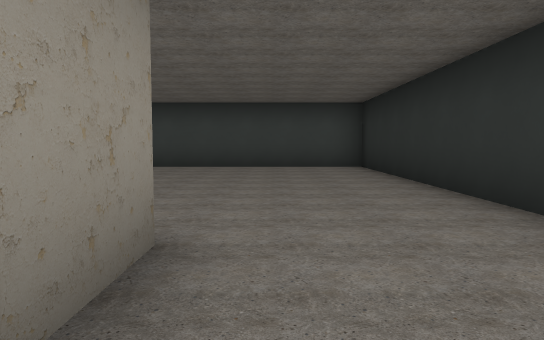
view 1 (above)

24 first-person views from a walk through a level from a Godot 3-D game. The camera is 1.2 m above the floor, tilts 4° down and sees 70° across. The floor is counted in squares, 2 m on a side. Each view is taken from the middle of a square. On the plan, view 1 faces up. The plan holds only what a view shows up to about 11 squares ahead; the rest is blank. Door leaves are left out where a doorway can be walked through.

view 2
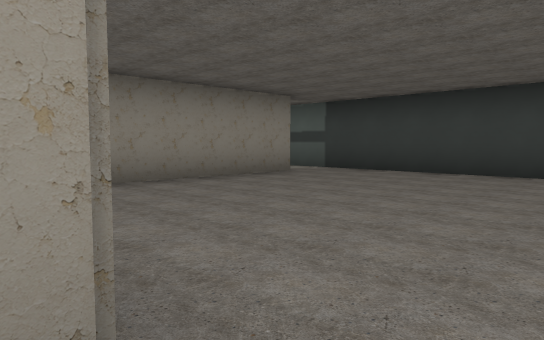

view 3
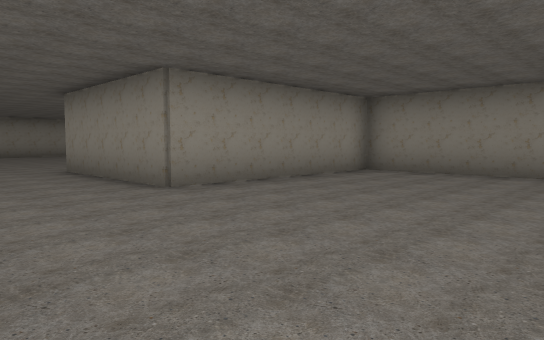

view 4
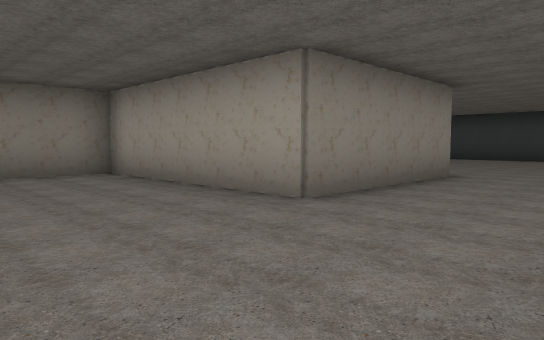

view 5
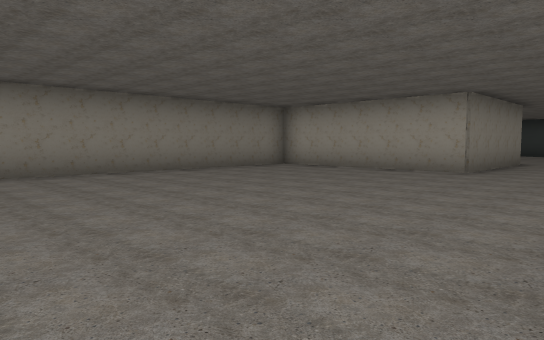

view 6
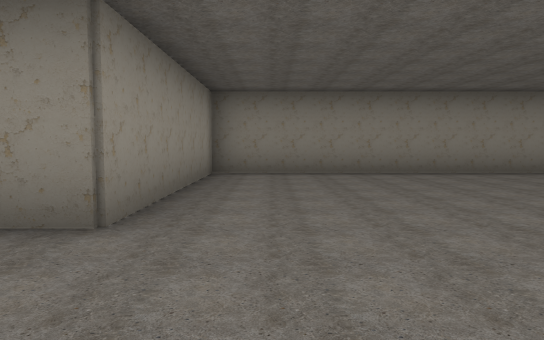

view 7
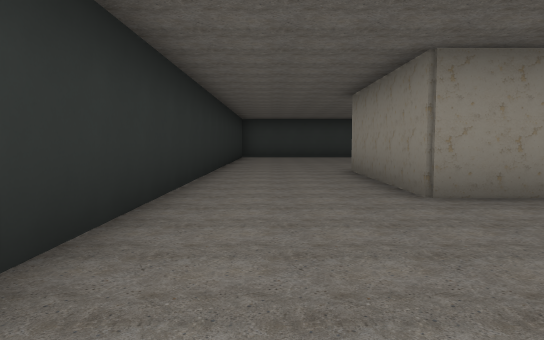

view 8
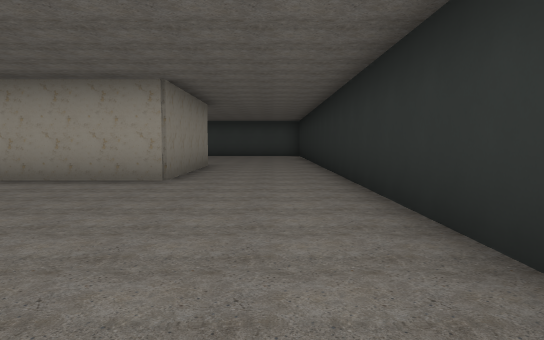

view 9
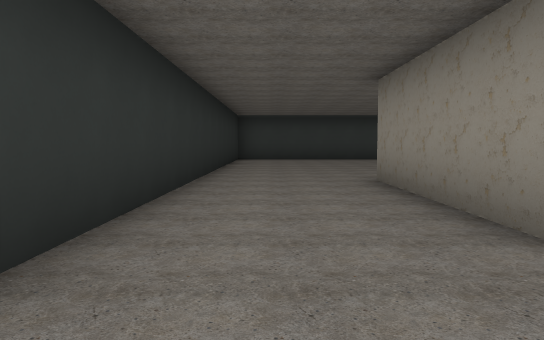

view 10
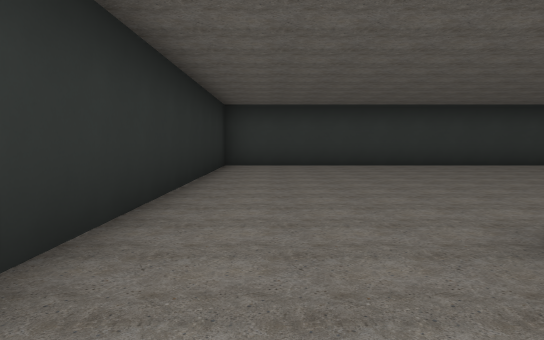

view 11
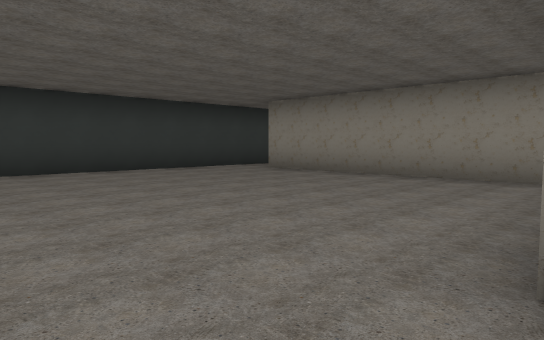

view 12
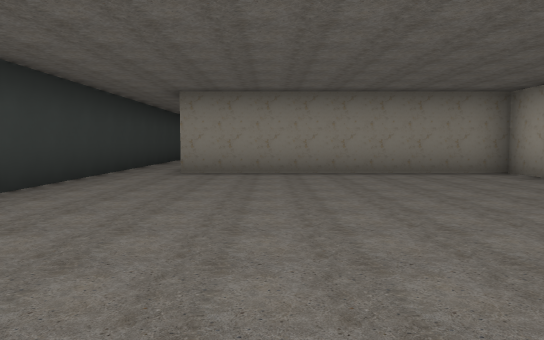

view 13
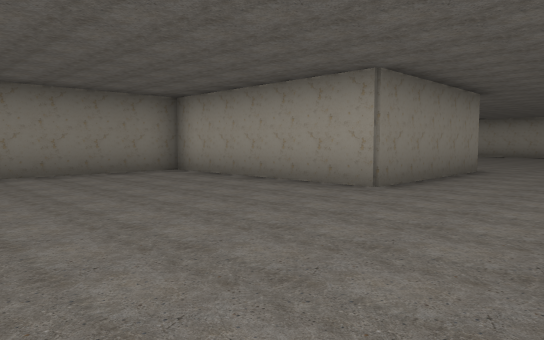

view 14
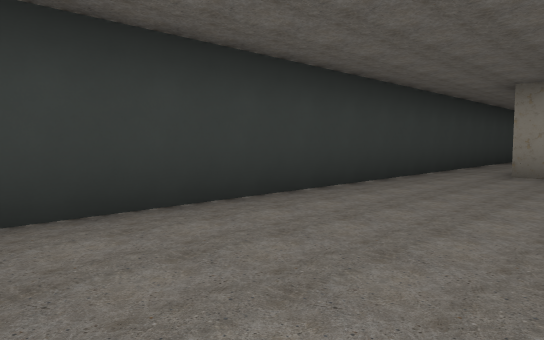

view 15
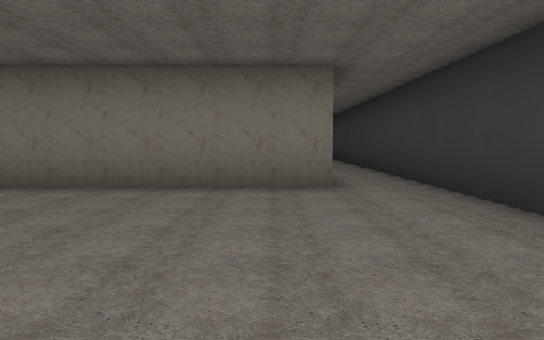

view 16
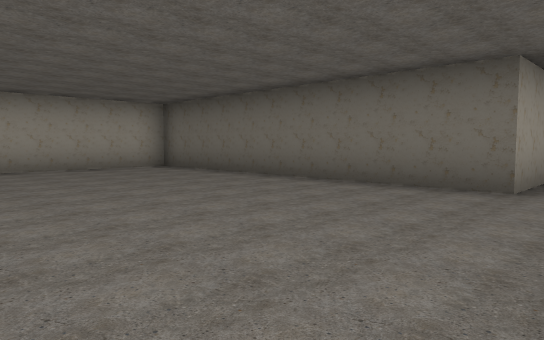

view 17
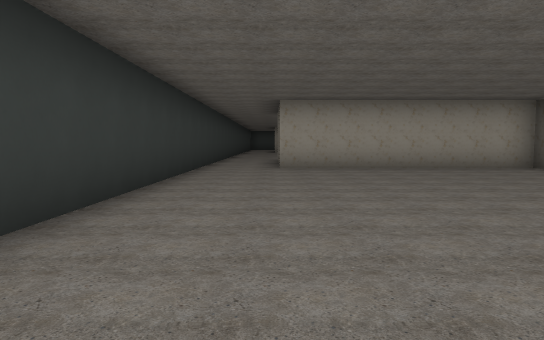

view 18
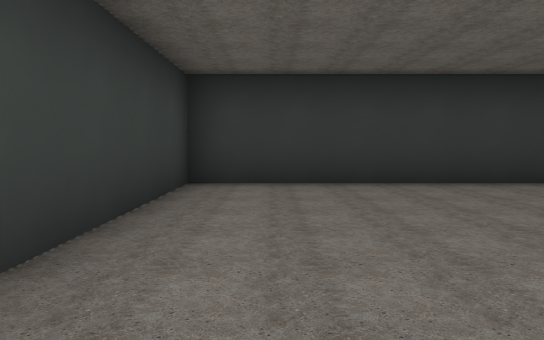

view 19
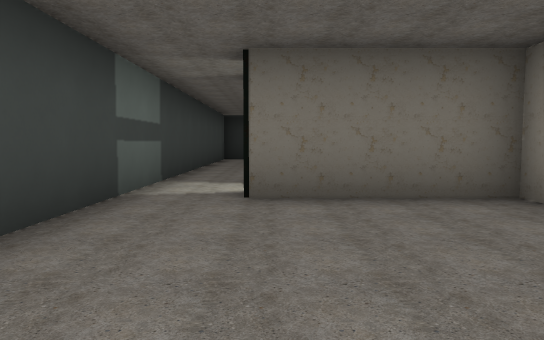

view 20
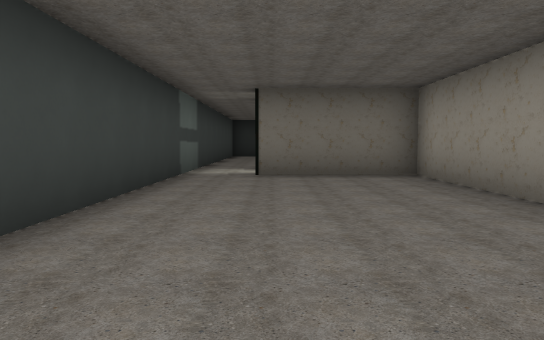

view 21
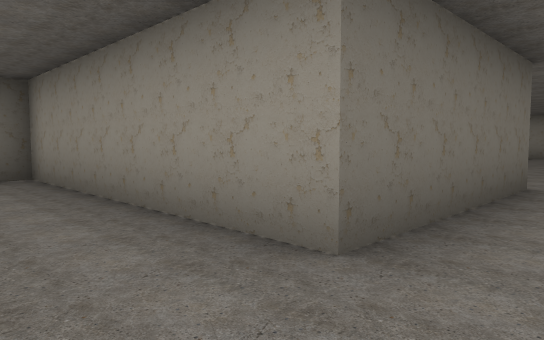

view 22
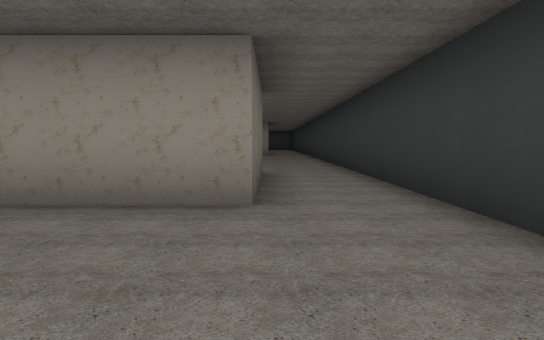

view 23
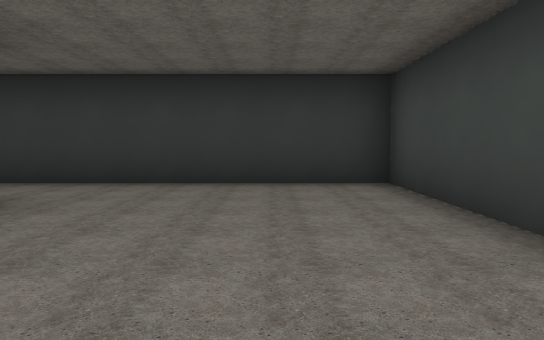

view 24
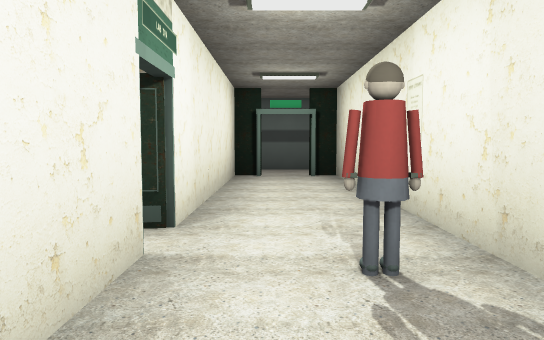

### Floor plan
Ten units are one square. View 1 is at (0, 0); x grows to the right and y downward. Boxes are objects, and circles mark ways between rooms. Rooms are numbered by the first view taken in them; rooms with no view inside come last. Other rooms are left out.
<svg viewBox="-162 -102 189 339">
<path fill="none" stroke="#000" d="M22 62 22 -97 -55 -97M-57 -84 -57 -23 -7 -23 -7 18 -57 18 -57 112 -7 112 -7 153M22 165 22 88M-55 232 22 232 22 165M-7 153 -57 153 -57 219M-157 146 -157 232 -55 232M-61 218 -78 218 -78 138 -139 138M-138 -11 -138 -53 -78 -53 -78 -84M-55 -97 -157 -97 -157 -5M-65 -26 -68 -27M-58 -26 -58 -45M-63 -27 -68 -28M-77 -31 -77 -19M-58 -61 -58 -82M-71 -82 -77 -82 -77 -36M-62 -27 -68 -27"/>
<circle cx="10" cy="157" r="3" fill="#2a7"/>
<circle cx="-60" cy="-90" r="3" fill="#2a7"/>
<circle cx="-60" cy="30" r="3" fill="#2a7"/>
<circle cx="-60" cy="230" r="3" fill="#2a7"/>
<circle cx="-70" cy="-80" r="3" fill="#2a7"/>
<text x="0" y="20">1</text>
<text x="-20" y="200">2</text>
<text x="-120" y="190">3</text>
<text x="-120" y="-70">4</text>
<text x="-70" y="70">5</text>
</svg>
Room 1 opens to room 2. Room 1 opens to room 4. Room 1 opens to room 5. Room 2 opens to room 3. Room 4 opens to room 5.

Where each view was taken, in squares from view 1:
view 1: 0 up, 0 right, facing up
view 2: 2 up, 0 right, facing up-left
view 3: 7 up, 2 right, facing down-left
view 4: 5 down, 2 right, facing up-left
view 5: 10 down, 2 right, facing up-left
view 6: 10 down, 2 right, facing left
view 7: 7 down, 1 right, facing down
view 8: 8 down, 1 right, facing up
view 9: 9 down, 1 right, facing down
view 10: 13 down, 1 right, facing down
view 11: 15 down, 1 right, facing down-left
view 12: 20 down, 2 right, facing left
view 13: 20 down, 2 right, facing up-left
view 14: 20 down, 2 right, facing down-left
view 15: 21 down, 13 left, facing right
view 16: 23 down, 13 left, facing up-right
view 17: 23 down, 14 left, facing up
view 18: 22 down, 10 left, facing left
view 19: 8 up, 12 left, facing right
view 20: 8 up, 15 left, facing right
view 21: 7 up, 15 left, facing down-right
view 22: 9 up, 14 left, facing down
view 23: 8 up, 10 left, facing left
view 24: 1 up, 7 left, facing up
